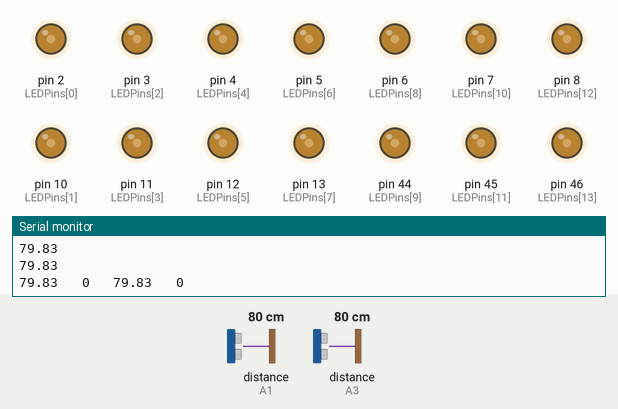
Recording of a sketch running on a simulated Arduino Mega 2560, built with avr-gcc and run on an emulated ATmega2560. Parts: output pins drawn as LEDs (lit = HIGH), the last lines printed to the serial monitor. Wiring (inferred from the names in the program): 2 × ultrasonic range finder: trigger A0, echo A1 / trigger A2, echo A3. The inputs (shaded band) are chosen by the test bench; at power-on: distance to the obstacle (sensors on A1, A3) 80 cm. The echo pulse lasts 58.3 µs per cm; pins used as bus, display or sensor lines are not drawn.

Above: at 1.3 s.
1.4 s: distance to the obstacle (sensor on A1) set to 55 cm
2.9 s: distance to the obstacle (sensor on A1) set to 45 cm
At 5.1 s:
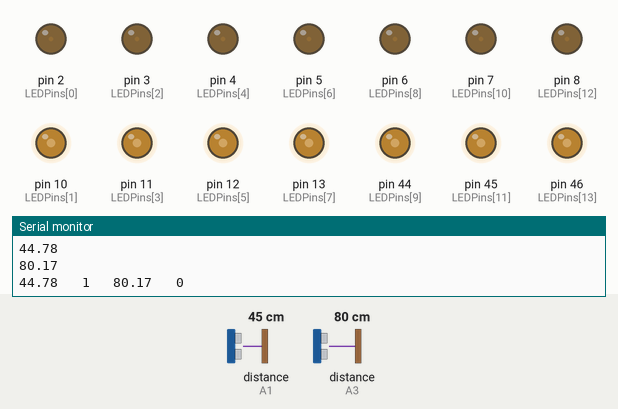
5.4 s: distance to the obstacle (sensor on A3) set to 53 cm
6.9 s: distance to the obstacle (sensor on A3) set to 47 cm
At 8.7 s:
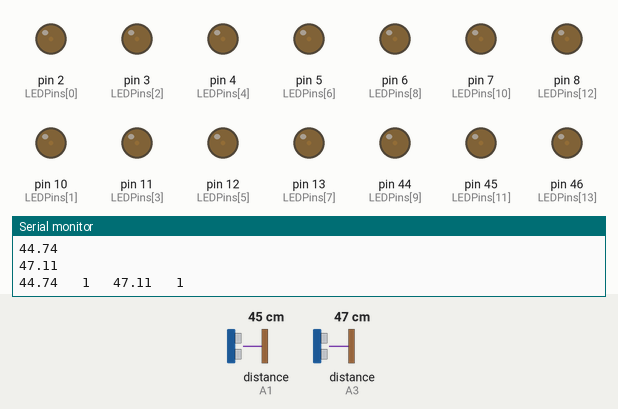
9.2 s: distance to the obstacle (sensor on A1) set to 60 cm
At 11.0 s:
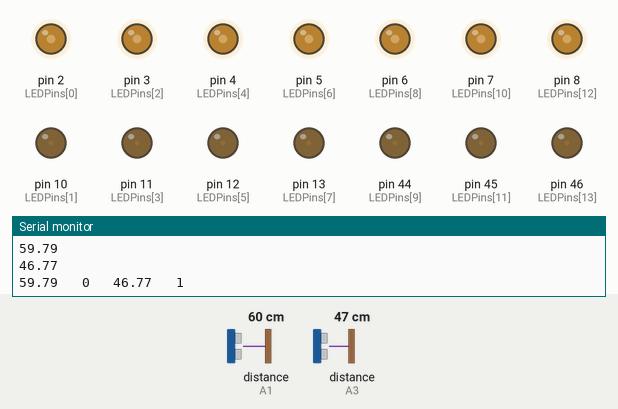
11.5 s: distance to the obstacle (sensor on A3) set to 60 cm
At 13.4 s:
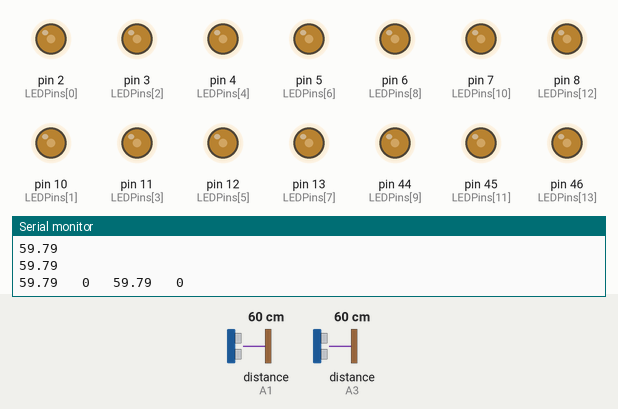
Timing chart, 0 to 14.7 s (numbered marks = the images above; inputs shaded):
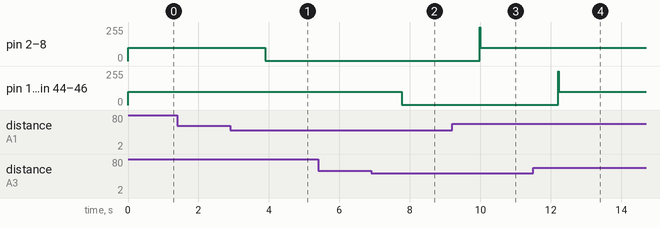

Measured:
- the behaviour switches between 51 and 50 cm on distance to the obstacle (sensor on A1) (found by bisection; images 0 and 1)
- the behaviour switches between 50 and 49 cm on distance to the obstacle (sensor on A3) (found by bisection; images 1 and 2)
- after the input at 2.9 s, pin 2 (LEDPins[0]), pin 3 (LEDPins[2]), pin 4 (LEDPins[4]), pin 5 (LEDPins[6]), pin 6 (LEDPins[8]), pin 7 (LEDPins[10]), pin 8 (LEDPins[12]): 100/255 → 1/255 after 0.99 s
- after the input at 6.9 s, pin 10 (LEDPins[1]), pin 11 (LEDPins[3]), pin 12 (LEDPins[5]), pin 13 (LEDPins[7]), pin 44 (LEDPins[9]), pin 45 (LEDPins[11]), pin 46 (LEDPins[13]): 100/255 → 1/255 after 0.87 s
- after the input at 9.2 s, pin 2 (LEDPins[0]), pin 3 (LEDPins[2]), pin 4 (LEDPins[4]), pin 5 (LEDPins[6]), pin 6 (LEDPins[8]), pin 7 (LEDPins[10]), pin 8 (LEDPins[12]): 1/255 → 100/255 after 0.79 s
- after the input at 11.5 s, pin 10 (LEDPins[1]), pin 11 (LEDPins[3]), pin 12 (LEDPins[5]), pin 13 (LEDPins[7]), pin 44 (LEDPins[9]), pin 45 (LEDPins[11]), pin 46 (LEDPins[13]): 1/255 → 100/255 after 0.71 s

The sketch:

02.ino
```cpp
// MEGA 3

// 2-8, 10-13, 44-46
// 1 2 3 4 5 6 7 / 8 9 10 11 12 13 14

// arrays
const int trigs[2] = {A0, A2}; // sensor pin
const int echos[2] = {A1, A3};  // sensor pin
const int LEDPins[14] = {2, 10, 3, 11, 4, 12, 5, 13, 6, 44, 7, 45, 8, 46}; // PWM

float distance[2] = {100, 100};
float distance_new[2];
int moves[2] = {0, 0};  // 0:stay high   1:stay low   2:down   3:up
int LEDMoves[14];


//int LED_pins[14] = {2,  3,  4,  5,  6,  7,  8,
//                    10, 11, 12, 13, 44, 45, 46};   // PWM
//    int index1[] = {0,  2,  4,  6,  8, 10, 12};    // LED index
//    int index2[] = {1,  3,  5,  7,  9, 11, 13};    // LED index


void setup() {
  Serial.begin(115200);
  for (int i = 0; i < 2; i++) {
    pinMode(trigs[i], OUTPUT);
    pinMode(echos[i], INPUT);
  }
  for (int i = 0; i < 14; i++) {
    pinMode(LEDPins[i], OUTPUT);
  }
}

void loop() {
  Serial.println(" ");

  for (int i = 0; i < 2; i++) {
    Serial.print(distance[i]);
    Serial.print("   ");
    Serial.print(moves[i]);
    Serial.print("   ");
  }
  Serial.println(" ");

  for (int i = 0; i < 2; i++) {
    durationToMove(i);
  }

  for (int i = 0; i < 2; i++) {
    Serial.print(distance[i]);
    Serial.print("   ");
    Serial.print(moves[i]);
    Serial.print("   ");
  }
  Serial.println(" ");

  for (int i = 0; i < 14; i++) {
    if (i == 0 || i == 2 || i == 4 || i == 6 || i == 8 || i == 10 || i == 12) {
      LEDMoves[i] = moves[0];
    } else {
      LEDMoves[i] = moves[1];
    }
  }

  int brightness[2] = {255, 1};
  for (int j = 0; j < 254; j++) {
    for (int i = 0; i < 14; i++) {
      if (LEDMoves[i] == 0) {  // stay high
        analogWrite(LEDPins[i], 100);
      } else if (LEDMoves[i] == 1) {  // stay low
        analogWrite(LEDPins[i], 1);
      } else if (LEDMoves[i] == 2) {  // down
        analogWrite(LEDPins[i], brightness[0]);
      } else if (LEDMoves[i] == 3) {  // up
        analogWrite(LEDPins[i], brightness[1]);
      }
    }
    brightness[0] = brightness[0] - 1;
    brightness[1] = brightness[1] + 1;
    delay(2);
  }

  Serial.println(" ");
}


// functions
void durationToMove(int x) {
  int duration;
  float result;

  digitalWrite(trigs[x],LOW);
  delayMicroseconds(2);
  digitalWrite(trigs[x],HIGH);
  delayMicroseconds(10);
  digitalWrite(trigs[x],LOW);
  duration = pulseIn(echos[x],HIGH);
  result = (duration / 2) / 29.1;
  distance_new[x] = result;
  Serial.println(result);

  if (distance[x] > 50 && distance_new[x] > 50) {  // stay high
      moves[x] = 0;
      distance[x] = distance_new[x];
  }else if (distance[x] > 50 && distance_new[x] <= 50) {  // down
      moves[x] = 2;
      distance[x] = distance_new[x];
  }else if (distance[x] <= 50 && distance_new[x] <= 50) {  // stay low
      moves[x] = 1;
      distance[x] = distance_new[x];
  }else if (distance[x] <= 50 && distance_new[x] > 50) {  // up
      moves[x] = 3;
      distance[x] = distance_new[x];
  }
}
```
